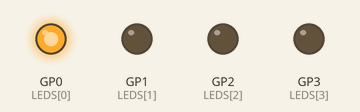
Simulated run of this program. Board: Raspberry Pi Pico running MicroPython. On the bench: output pins drawn as LEDs (lit = HIGH).

Above: at 0.2 s.
At 1.2 s:
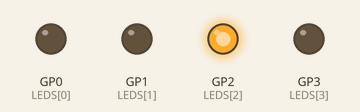
At 2.7 s:
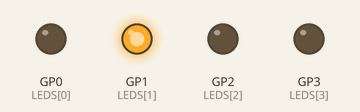
At 3.7 s:
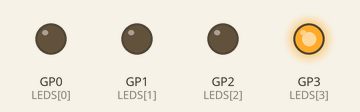
Timing chart, 0 to 4.6 s (numbered marks = the images above):
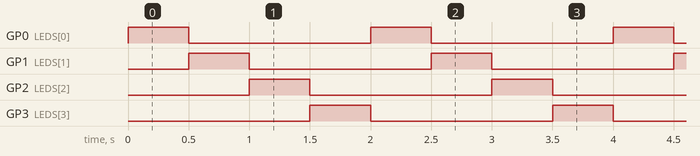

The program:

ROTATE2.py
```python
#---------------------------------------------------------
#				ROTATING LEDs
#				=============
#
# In this program 4 LEDs are connected to Pico. The LEDs
# display pattern of rotating to the left
#
# Author: Dogan Ibrahim
# File  : Rotate2.py
# Date  : February, 2021
#----------------------------------------------------------
from machine import Pin
import utime

LEDS = [0, 1, 2, 3]					# LED ports
L = [0, 0, 0, 0]

for i in range(4):					# Do for all LEDs
    L[i] = Pin(LEDS[i], Pin.OUT)	# All are outputs

while True:							# Do forever
    for i in range(4):
        L[i].value(1)				# LED ON
        utime.sleep(0.5)			# Wait 0.5 second
        L[i].value(0)				# LED OFF
                
```

Measured:
- by itself, GP0 (LEDS[0]), GP1 (LEDS[1]), GP2 (LEDS[2]), GP3 (LEDS[3]): alternates HIGH for 0.50 s and LOW for 1.5 s
- by itself, everything shown: repeats every 2.0 s, in 4 steps
